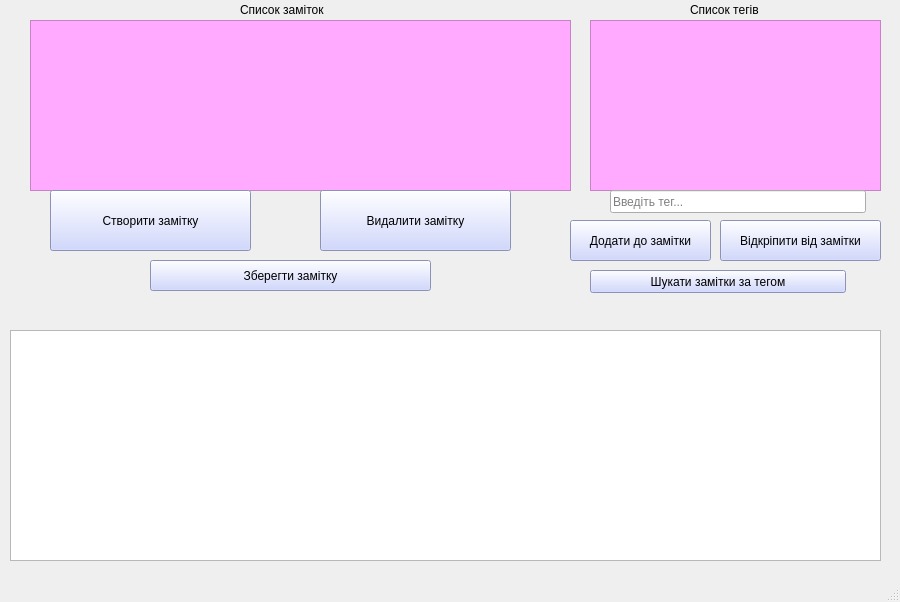
<?xml version="1.0" encoding="UTF-8"?>
<ui version="4.0">
 <class>MainWindow</class>
 <widget class="QMainWindow" name="MainWindow">
  <property name="geometry">
   <rect>
    <x>0</x>
    <y>0</y>
    <width>900</width>
    <height>602</height>
   </rect>
  </property>
  <property name="windowTitle">
   <string>MainWindow</string>
  </property>
  <widget class="QWidget" name="centralwidget">
   <widget class="QTextEdit" name="field_text">
    <property name="geometry">
     <rect>
      <x>10</x>
      <y>330</y>
      <width>871</width>
      <height>231</height>
     </rect>
    </property>
   </widget>
   <widget class="QListWidget" name="listWidget">
    <property name="geometry">
     <rect>
      <x>30</x>
      <y>20</y>
      <width>541</width>
      <height>171</height>
     </rect>
    </property>
    <property name="styleSheet">
     <string notr="true">background-color: rgb(255, 170, 255);</string>
    </property>
   </widget>
   <widget class="QListWidget" name="listWidget_2">
    <property name="geometry">
     <rect>
      <x>590</x>
      <y>20</y>
      <width>291</width>
      <height>171</height>
     </rect>
    </property>
    <property name="styleSheet">
     <string notr="true">background-color: rgb(255, 170, 255);</string>
    </property>
   </widget>
   <widget class="QPushButton" name="button_note_create">
    <property name="geometry">
     <rect>
      <x>50</x>
      <y>190</y>
      <width>201</width>
      <height>61</height>
     </rect>
    </property>
    <property name="styleSheet">
     <string notr="true">background-color: rgb(196, 204, 255);</string>
    </property>
    <property name="text">
     <string>Створити замітку</string>
    </property>
   </widget>
   <widget class="QPushButton" name="button_note_del">
    <property name="geometry">
     <rect>
      <x>320</x>
      <y>190</y>
      <width>191</width>
      <height>61</height>
     </rect>
    </property>
    <property name="styleSheet">
     <string notr="true">background-color: rgb(196, 204, 255);</string>
    </property>
    <property name="text">
     <string>Видалити замітку</string>
    </property>
   </widget>
   <widget class="QPushButton" name="button_note_save">
    <property name="geometry">
     <rect>
      <x>150</x>
      <y>260</y>
      <width>281</width>
      <height>31</height>
     </rect>
    </property>
    <property name="styleSheet">
     <string notr="true">background-color: rgb(196, 204, 255);</string>
    </property>
    <property name="text">
     <string>Зберегти замітку</string>
    </property>
   </widget>
   <widget class="QPushButton" name="button_tag_add">
    <property name="geometry">
     <rect>
      <x>570</x>
      <y>220</y>
      <width>141</width>
      <height>41</height>
     </rect>
    </property>
    <property name="styleSheet">
     <string notr="true">background-color: rgb(196, 204, 255);</string>
    </property>
    <property name="text">
     <string>Додати до замітки</string>
    </property>
   </widget>
   <widget class="QPushButton" name="button_tag_del">
    <property name="geometry">
     <rect>
      <x>720</x>
      <y>220</y>
      <width>161</width>
      <height>41</height>
     </rect>
    </property>
    <property name="styleSheet">
     <string notr="true">background-color: rgb(196, 204, 255);</string>
    </property>
    <property name="text">
     <string>Відкріпити від замітки</string>
    </property>
   </widget>
   <widget class="QPushButton" name="button_tag_search">
    <property name="geometry">
     <rect>
      <x>590</x>
      <y>270</y>
      <width>256</width>
      <height>23</height>
     </rect>
    </property>
    <property name="styleSheet">
     <string notr="true">background-color: rgb(196, 204, 255);</string>
    </property>
    <property name="text">
     <string>Шукати замітки за тегом</string>
    </property>
   </widget>
   <widget class="QLabel" name="list_notes_label">
    <property name="geometry">
     <rect>
      <x>240</x>
      <y>0</y>
      <width>256</width>
      <height>20</height>
     </rect>
    </property>
    <property name="styleSheet">
     <string notr="true">color: rgb(0, 0, 0);</string>
    </property>
    <property name="text">
     <string>Список заміток</string>
    </property>
   </widget>
   <widget class="QLabel" name="label_2">
    <property name="geometry">
     <rect>
      <x>690</x>
      <y>0</y>
      <width>256</width>
      <height>20</height>
     </rect>
    </property>
    <property name="text">
     <string>Список тегів</string>
    </property>
   </widget>
   <widget class="QLineEdit" name="field_tag">
    <property name="geometry">
     <rect>
      <x>610</x>
      <y>190</y>
      <width>256</width>
      <height>23</height>
     </rect>
    </property>
    <property name="styleSheet">
     <string notr="true">color: rgb(0, 0, 0);</string>
    </property>
    <property name="text">
     <string/>
    </property>
    <property name="placeholderText">
     <string>Введіть тег...</string>
    </property>
   </widget>
  </widget>
  <widget class="QMenuBar" name="menubar">
   <property name="geometry">
    <rect>
     <x>0</x>
     <y>0</y>
     <width>900</width>
     <height>18</height>
    </rect>
   </property>
  </widget>
  <widget class="QStatusBar" name="statusbar"/>
 </widget>
 <resources/>
 <connections/>
</ui>
